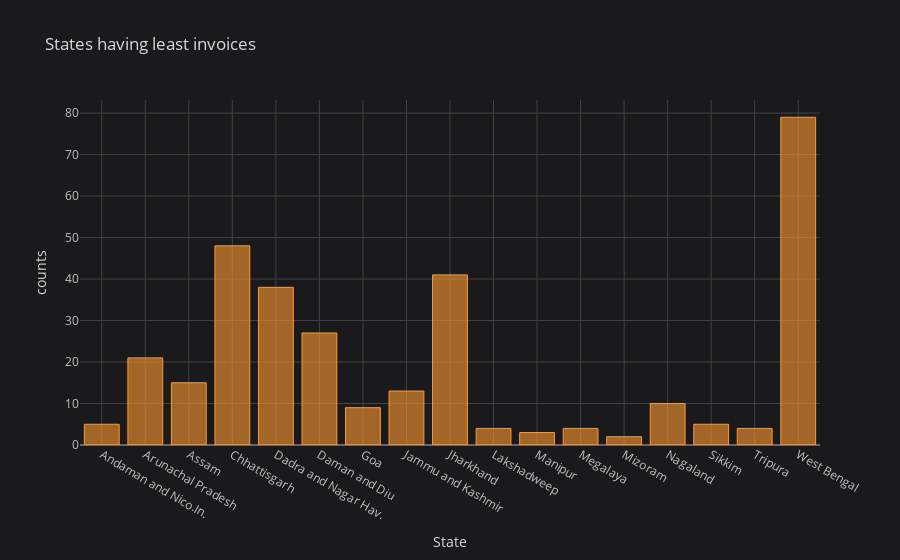

Notebook code for this chart:
### Markdown cell above
visualising states with least invoices:

### Code cell
state_least_invoice.iplot(kind='bar',title='States having least invoices',xTitle='State',yTitle='counts',theme='space')

### Figure 1 — Plotly figure (JSON) as saved in the notebook; plotly's stock layout.template omitted (floating-point values rounded to 4 significant figures)
{"data": [{"marker": {"color": "rgba(255, 153, 51, 0.6)", "line": {"color": "rgba(255, 153, 51, 1.0)", "width": 1}}, "name": "CITY", "orientation": "v", "text": "", "type": "bar", "x": ["Andaman and Nico.In.", "Arunachal Pradesh", "Assam", "Chhattisgarh", "Dadra and Nagar Hav.", "Daman and Diu", "Goa", "Jammu and Kashmir", "Jharkhand", "Lakshadweep", "Manipur", "Megalaya", "Mizoram", "Nagaland", "Sikkim", "Tripura", "West Bengal"], "y": [5, 21, 15, 48, 38, 27, 9, 13, 41, 4, 3, 4, 2, 10, 5, 4, 79]}], "layout": {"legend": {"bgcolor": "#1A1A1C", "font": {"color": "#D9D9D9"}}, "paper_bgcolor": "#1A1A1C", "plot_bgcolor": "#1A1A1C", "title": {"font": {"color": "#D9D9D9"}, "text": "States having least invoices"}, "xaxis": {"gridcolor": "#434343", "showgrid": true, "tickfont": {"color": "#C2C2C2"}, "title": {"font": {"color": "#D9D9D9"}, "text": "State"}, "zerolinecolor": "#666570"}, "yaxis": {"gridcolor": "#434343", "showgrid": true, "tickfont": {"color": "#C2C2C2"}, "title": {"font": {"color": "#D9D9D9"}, "text": "counts"}, "zerolinecolor": "#666570"}}}
